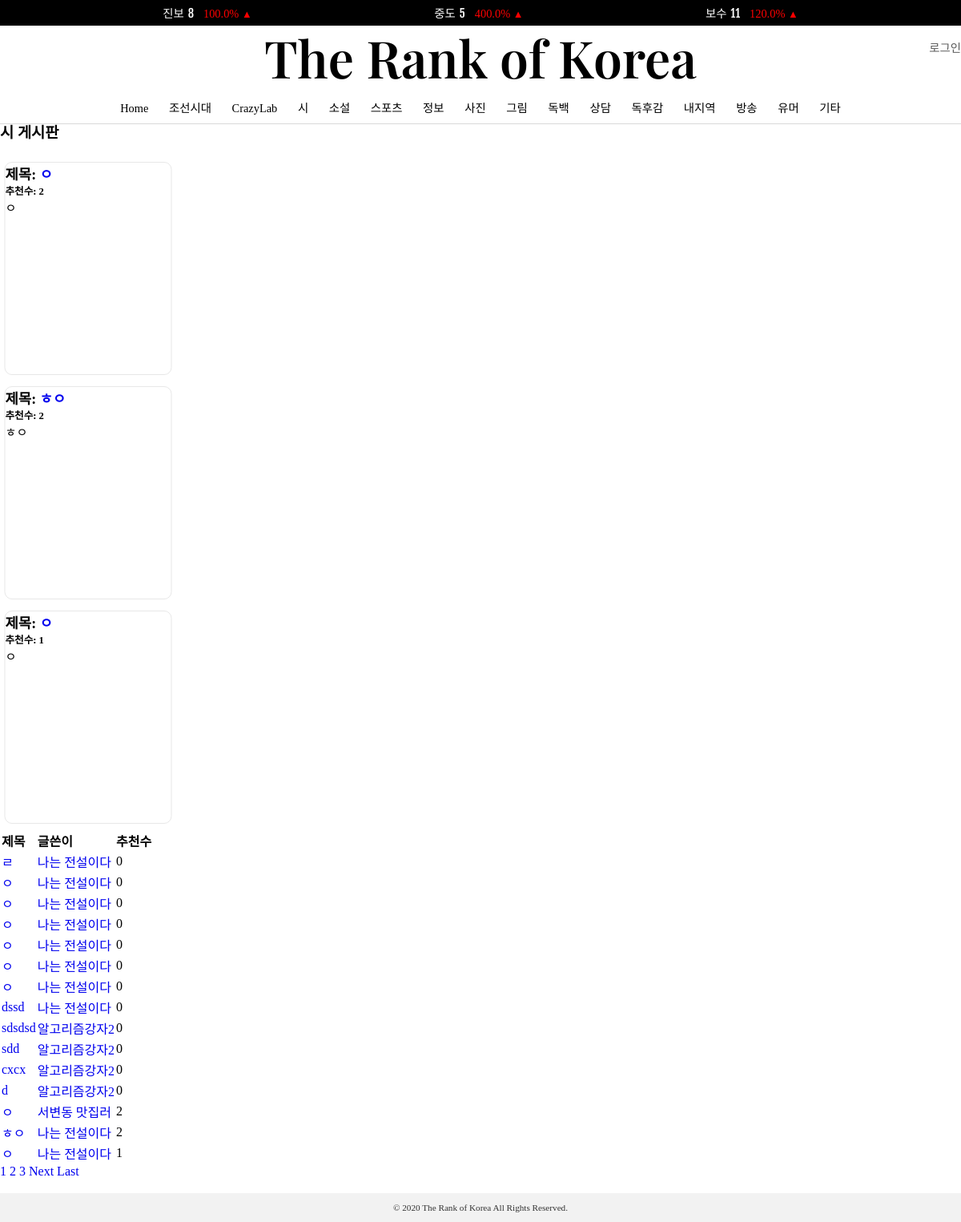
Page /reality/poetry on the committed database.
### reality/models.py (models this page shows, shortened)
class Post(models.Model):
    title = models.CharField(max_length=50)
    category = models.ForeignKey(Category, on_delete=models.CASCADE, null=False)
    contents = models.TextField(max_length=1400)
    date_posted = models.DateTimeField(auto_now_add=True)
    author = models.ForeignKey(User, on_delete=models.CASCADE, related_name='reality_post_author')
    all_recommend = models.IntegerField(default=0, null=True)
    recommend = models.ManyToManyField(User, related_name='reality_recommend', blank=True)
    scrap = models.ManyToManyField(User, related_name='reality_scrap', blank=True)
    accused = models.PositiveIntegerField(default=0, null=True)
    def get_absolute_url(self):
        return reverse('reality:reality_detail', args=[self.id])
    @property
    def is_recent(self):
        now = timezone.localtime()
        return (self.date_posted + timedelta(hours=1)) > now
    class Meta:
        ordering = ["-date_posted"]

### users/models.py (models this page shows, shortened)
class Profile(models.Model):
    user = models.OneToOneField(User, on_delete=models.CASCADE)
    image = models.ImageField(default='default.jpg', upload_to='profile_pics')
    dream = models.CharField(max_length=10, null=True)
    hobby = models.CharField(max_length=10, null=True)
    nickname = models.CharField(max_length=10, null=True, unique=True)
    interest = models.CharField(max_length=20, null=True)

### reality/views.py (the view)
# urls.py: path('poetry', PoetryListView.as_view(), name = 'poetry_list'),
class PoetryListView(ListView):
    model = Post
    template_name = 'reality/poetry_list.html'
    context_object_name = 'posts'
    paginate_by = 15
    def get_queryset(self):
        return Post.objects.filter(category__name='시').select_related('author').prefetch_related(
            'author__profile').only('title', 'all_recommend', 'author','date_posted')
    def get_context_data(self, **kwargs):
        context = super(PoetryListView, self).get_context_data(**kwargs)
        context['tops'] = Post.objects.filter(category__name='시').only(
            'title', 'contents', 'all_recommend').order_by('-all_recommend','-date_posted')[:3]
        return context

### reality/templates/reality/poetry_list.html (shortened to what this page needs)
{% extends 'base.html' %}
{% block content %}
<div class="wrap">
	<h3>시 게시판</h3><br>
	<div>
	  <div>
	  {% for top in tops %}
	    <div class="col-12 col-xl-8 col-md-4">
	      <div class="card">
	        <div class="card-body">
						<h3 class="card-title">제목: <a href="{{ top.get_absolute_url }}">{{ top.title }}</a></h3>
	          <h5 class="card-title">추천수: {{ top.all_recommend }}</h5>
	          <p class="card-text">{{ top.contents }}</p>
	          <br>
	        </div>
	      </div>
	    </div>
	  {% endfor %}
	  </div>
	  <div>
	    <div class = 'col-12 col-xl-8 col-md-4'>
	      <table class="table">
	        <thead class="thead-dark">
	          <tr>
	            <th scope="col">제목</th>
	            <th scope="col">글쓴이</th>
							<th scope="col">추천수</th>
	          </tr>
	        </thead>
	        <tbody>
	          {% for post in posts %}
	          <tr>
	            <td>
								<a href="{{ post.get_absolute_url }}">{{ post.title }}</a>
							</td>
	        	  <td><a href="{% url 'get_user_profile' post.author.profile.nickname %}">{{ post.author.profile.nickname }}</a></td>
	            <td>{{ post.all_recommend }}</td>
	          </tr>
	        {% endfor %}
	        </tbody>
	      </table>
	      {% if is_paginated %}
	        {% for num in page_obj.paginator.page_range %}
	          {% if page_obj.number == num %}
	            <a class="btn btn-info mb-4" href="?page={{ num }}">{{ num }}</a>
	          {% elif num > page_obj.number|add:'-3' and num < page_obj.number|add:'3' %}
	            <a class="btn btn-outline-info mb-4" href="?page={{ num }}">{{ num }}</a>
	          {% endif %}
	        {% endfor %}
	        {% if page_obj.has_next %}
	          <a class="btn btn-outline-info mb-4" href="?page={{ page_obj.next_page_number }}">Next</a>
	          <a class="btn btn-outline-info mb-4" href="?page={{ page_obj.paginator.num_pages }}">Last</a>
	        {% endif %}
	      {% endif %}
	      <br>
	      <br>
	  </div>
	</div>
</div>
{% endblock %}

### static/css/style.css (style rules this page uses)
* { margin:0; padding:0; box-sizing: border-box; }
html { height: 100%; }
body { overflow-y: auto; padding-top: 150px; height: 100%; }
.default-article-list-table td,tr { padding:9px 5px; text-align: left; }
.card { width: 220px; height: 280px; background: #fff; position: relative; border-radius: 10px; box-shadow: 0; overflow: hidden; border:1px solid #e6e6e6; transform: scale(0.95); transition: transform .4s ease-in-out; }

### rows in the picture
Post: title "ㅇ", all_recommend "2", contents "ㅇ", author.profile.nickname "서변동 맛집러"
Post: title "ㅎㅇ", all_recommend "2", contents "ㅎㅇ", author.profile.nickname "나는 전설이다"
Post: title "ㅇ", all_recommend "1", contents "ㅇ", author.profile.nickname "나는 전설이다"
Post: title "ㄹ", author.profile.nickname "나는 전설이다", all_recommend "0"
Post: title "ㅇ", author.profile.nickname "나는 전설이다", all_recommend "0"
Post: title "ㅇ", author.profile.nickname "나는 전설이다", all_recommend "0"
Post: title "ㅇ", author.profile.nickname "나는 전설이다", all_recommend "0"
Post: title "ㅇ", author.profile.nickname "나는 전설이다", all_recommend "0"
Post: title "ㅇ", author.profile.nickname "나는 전설이다", all_recommend "0"
Post: title "ㅇ", author.profile.nickname "나는 전설이다", all_recommend "0"
Post: title "dssd", author.profile.nickname "나는 전설이다", all_recommend "0"
Post: title "sdsdsd", author.profile.nickname "알고리즘강자2", all_recommend "0"
Post: title "sdd", author.profile.nickname "알고리즘강자2", all_recommend "0"
Post: title "cxcx", author.profile.nickname "알고리즘강자2", all_recommend "0"
Post: title "d", author.profile.nickname "알고리즘강자2", all_recommend "0"

### other values in the picture
{{ num_progressivism }} "8"
{{ RateOfIncrease_progressivism }} "100.0"
{{ num_centrism }} "5"
{{ RateOfIncrease_centrism }} "400.0"
{{ num_conservatism }} "11"
{{ RateOfIncrease_conservatism }} "120.0"
{{ num }} "1"
{{ num }} "2" "3"
